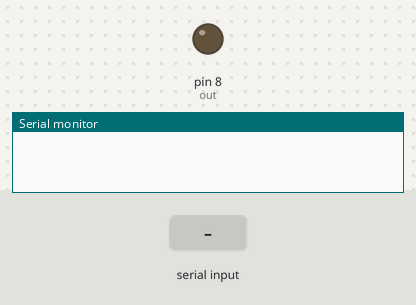
The sketch below on a simulated Arduino Uno, built with avr-gcc and run on an emulated ATmega328P. Shown: output pins drawn as LEDs (lit = HIGH), the last lines printed to the serial monitor. The inputs (shaded band) are chosen by the test bench.

Above: at 1.2 s.
1.3 s: "on" received over Serial
At 2.2 s:
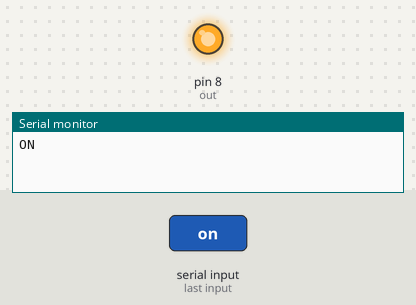
2.8 s: "off" received over Serial
At 3.5 s:
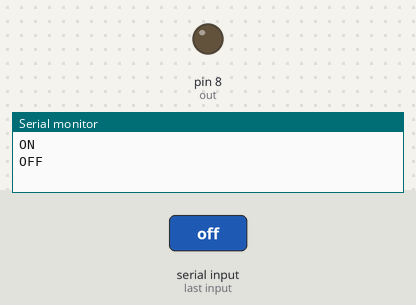
Timing chart, 0 to 5.8 s (numbered marks = the images above; inputs shaded):
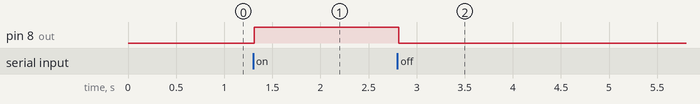

The sketch:

arduino_rely_serial.ino
```cpp
int out = 8; // pin connected to VCC of 5v rely
String cmd = "on";

void setup() {
  Serial.begin(9600); // Starts the serial communication
  Serial.flush();
  pinMode(out, OUTPUT);
}

void loop() {
  String input = "";
   // Read any serial input
   while (Serial.available() > 0) {
       input += (char) Serial.read(); // Read in one char at a time
       delay(5); // Delay for 5 ms so the next char has time to be received
   }
   if (input == "on") {
     cmd = "on";
     digitalWrite(out, HIGH); // on
     Serial.println("ON");
   }
   else if (input == "off") {
     cmd = "off";
     digitalWrite(out, LOW); // off
     Serial.println("OFF");
   }

}
```

Measured:
- after the input at 1.3 s, pin 8 (out): LOW → HIGH at once
- after the input at 2.8 s, pin 8 (out): HIGH → LOW at once
